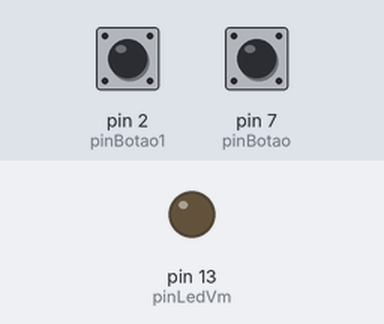
Recording of a sketch running on a simulated Arduino Uno, built with avr-gcc and run on an emulated ATmega328P. Shown: output pins drawn as LEDs (lit = HIGH). Inputs (shaded band) come from the test bench; at power-on: pin 7 (pinBotao) HIGH, pin 2 (pinBotao1) HIGH.

Above: at 1.2 s.
1.3 s: pin 7 (pinBotao) pulled LOW for 3.2 s
At 1.71 s:
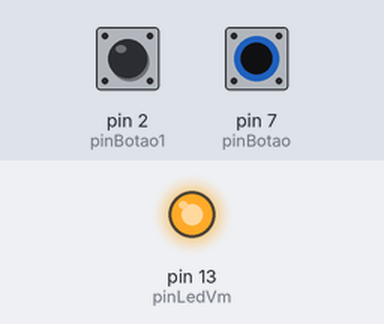
6.0 s: pin 2 (pinBotao1) pulled LOW for 3.2 s
Timing chart, 0 to 16.7 s (numbered marks = the images above; inputs shaded):
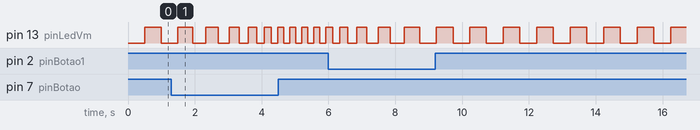

The sketch:

Pulse-temp-2-Switch-01-v4.ino
```cpp
#define pinLedVm 13
#define pinBotao1 2
#define pinBotao 7

boolean estadoBotao = true;
boolean estAntBotao = true;
boolean estadoPisca = false;

unsigned long lastTime;
unsigned long speeding = 500;         //Velocidade do Pisca

void setup() {

  lastTime = millis();

  pinMode(pinLedVm, OUTPUT);
  pinMode(pinBotao, INPUT_PULLUP);
  pinMode(pinBotao1, INPUT_PULLUP);
}

void loop() {

  if(    !(digitalRead(pinBotao))   ){
    // Aumenta a frequncia do Pisca
    speeding = speeding - 1;
  }
  if(    !(digitalRead(pinBotao1))   ){
    // Aumenta a frequncia do Pisca
    speeding = speeding + 1;
  }

  if ( (millis() - lastTime) >= speeding) {
      estadoPisca = !estadoPisca;
      digitalWrite( pinLedVm, estadoPisca);
      lastTime=millis();
  }


  delay(10);
}
```
